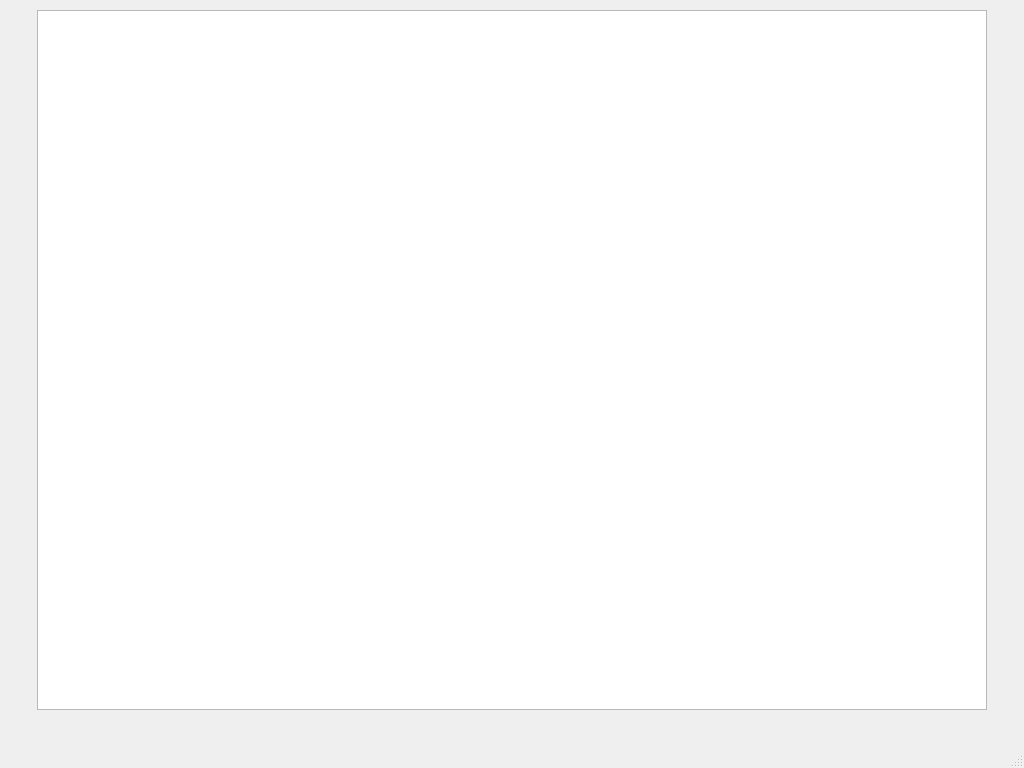
<?xml version="1.0" encoding="UTF-8"?>
<ui version="4.0">
 <class>MainWindow</class>
 <widget class="QMainWindow" name="MainWindow">
  <property name="geometry">
   <rect>
    <x>0</x>
    <y>0</y>
    <width>1024</width>
    <height>768</height>
   </rect>
  </property>
  <property name="windowTitle">
   <string>MainWindow</string>
  </property>
  <widget class="QWidget" name="centralwidget">
   <widget class="QTextEdit" name="recordText">
    <property name="geometry">
     <rect>
      <x>37</x>
      <y>10</y>
      <width>950</width>
      <height>700</height>
     </rect>
    </property>
   </widget>
  </widget>
  <widget class="QMenuBar" name="menubar">
   <property name="geometry">
    <rect>
     <x>0</x>
     <y>0</y>
     <width>1024</width>
     <height>20</height>
    </rect>
   </property>
  </widget>
  <widget class="QStatusBar" name="statusbar"/>
 </widget>
 <resources/>
 <connections/>
</ui>
